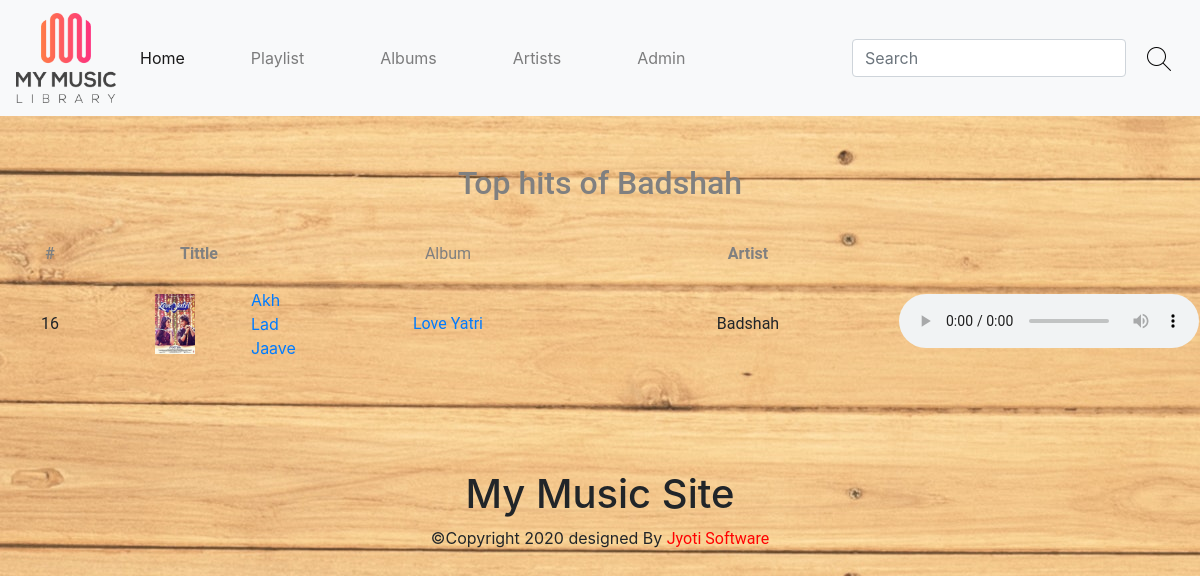
/one_artist/?a=Badshah, run on the app's committed database.
### app/models.py (models this page shows)
class MusicModel(models.Model):
    songid = models.AutoField(primary_key=True)
    tittle = models.CharField(max_length=60)
    artist = models.CharField(max_length=30)
    song_image = models.ImageField(upload_to="song_images/")
    song = models.FileField(upload_to="songs/")
    album_name = models.ForeignKey(MovieModel,on_delete=models.CASCADE)

### app/views.py (the view)
# urls.py: path('one_artist/',views.One_artist.as_view(),name="one_artist"),
class One_artist(View):
    def get(self,request):
        a = request.GET["a"]
        ar = MusicModel.objects.filter(artist=a)
        return render(request,"one_artist.html",{"data":ar,"artist":a})

### templates/one_artist.html (shortened to what this page needs)
{% load static %}
<!doctype html>
<html lang="en">
  <head>
    <link rel="stylesheet" href="https://stackpath.bootstrapcdn.com/bootstrap/4.4.1/css/bootstrap.min.css">
  </head>
  <body>
    {% include 'head.html' %}<br><br>
    <h2 style="text-align: center;color: grey;font-family: Roboto">
      Top hits of {{ artist }}
    </h2><br>
    <table align="center" border="0">
        <tr align="center">
            <th width="100" height="40" style="font-family: Roboto;color: grey">
                #
            </th>
            <th width="400" colspan="2" style="font-family: Roboto;color: grey">
                Tittle
            </th>
            <td width="300" style="font-family: Roboto;color: grey">
                Album
            </td>
            <th width="300" style="font-family: Roboto;color: grey">
                Artist
            </th>
        </tr>
        {% for x in data %}
        <tr align="center">
            <td height="100" style="font-family: Roboto">
                {{ x.songid }}
            </td>
            <td style="font-family: Roboto" width="150">
                <a href="{% url 'one_song' %}?s={{ x.songid }}">
                    <img src="{{ x.song_image.url }}" width="40" height="60">
                </a>
            </td>
            <td style="text-align: left">
                <a href="{% url 'one_song' %}?s={{ x.songid }}">
                    {{ x.tittle }}
                </a>
            </td>
            <td style="font-family: Roboto">
                <a href="{% url 'one_album' %}?m={{ x.album_name_id }}">
                {{ x.album_name_id }}
                </a>
            </td>
            <td style="font-family: Roboto">
                {{ x.artist }}
            </td>
        <td>
            <audio src="{{ x.song.url }}" controls></audio>
            </td>
        </tr>
        {% endfor %}
    </table>
    {% include 'footer.html' %}
  </body>
</html>

### data on the page
MusicModel: artist "Badshah", songid "16", song_image (picture), tittle "Akh Lad Jaave", album_name_id "Love Yatri"
